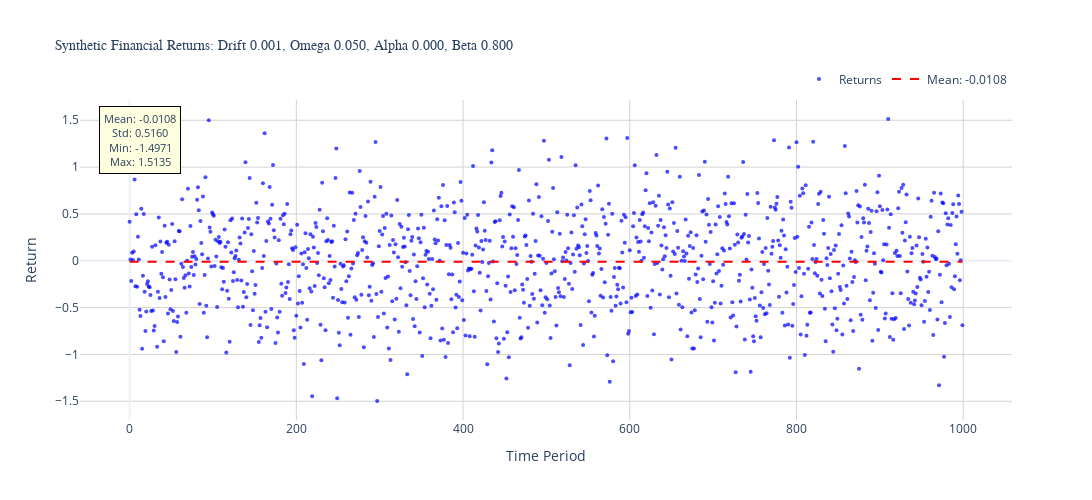

The notebook cell this image was saved under:
### Markdown cell above
#### High beta, low alpha

### Code cell
import plotly.graph_objects as go
import numpy as np

# Create the figure
fig = go.Figure()

# Add scatter plot for returns
fig.add_trace(go.Scatter(
    x=list(range(len(returns))),
    y=returns,
    mode='markers',
    marker=dict(
        size=4,
        opacity=0.7,
        color='blue',
        symbol='circle'
    ),
    name='Returns',
    hovertemplate='Period: %{x}<br>Return: %{y:.4f}<extra></extra>'
))

# Add horizontal line for mean
mean_return = np.mean(returns)
fig.add_trace(go.Scatter(
    x=[0, len(returns)-1],
    y=[mean_return, mean_return],
    mode='lines',
    line=dict(color='red', dash='dash', width=2),
    name=f'Mean: {mean_return:.4f}',
    hovertemplate='Mean Return: %{y:.4f}<extra></extra>'
))

# Update layout
fig.update_layout(
    title=dict(
        text=f'Synthetic Financial Returns: Drift {mu:.3f}, Omega {omega:.3f}, Alpha {alpha:.3f}, Beta {beta:.3f}',
        font=dict(size=14, family='Arial')
    ),
    xaxis_title='Time Period',
    yaxis_title='Return',
    hovermode='x unified',
    template='plotly_white',
    showlegend=True,
    width=1200,
    height=500,
    legend=dict(
        orientation='h',
        yanchor='bottom',
        y=1.02,
        xanchor='right',
        x=1
    )
)

# Add grid
fig.update_xaxes(showgrid=True, gridwidth=1, gridcolor='LightGray')
fig.update_yaxes(showgrid=True, gridwidth=1, gridcolor='LightGray')

# Add annotation for statistics
fig.add_annotation(
    xref='paper', yref='paper',
    x=0.02, y=0.98,
    text=f'Mean: {mean_return:.4f}<br>Std: {np.std(returns):.4f}<br>Min: {np.min(returns):.4f}<br>Max: {np.max(returns):.4f}',
    showarrow=False,
    font=dict(size=11),
    bgcolor='lightyellow',
    bordercolor='black',
    borderwidth=1,
    borderpad=4
)

fig.show()

### Figure 1 — Plotly figure (JSON) as saved in the notebook; plotly's stock layout.template omitted (floating-point values rounded to 4 significant figures; data arrays with more than 128 entries replaced by an {"elided": "..."} marker saying what was removed)
{"data": [{"hovertemplate": "Period: %{x}<br>Return: %{y:.4f}<extra></extra>", "marker": {"color": "blue", "opacity": 0.7, "size": 4, "symbol": "circle"}, "mode": "markers", "name": "Returns", "type": "scatter", "x": {"elided": "1000 int values"}, "y": {"elided": "1000 float values"}}, {"hovertemplate": "Mean Return: %{y:.4f}<extra></extra>", "line": {"color": "red", "dash": "dash", "width": 2}, "mode": "lines", "name": "Mean: -0.0108", "type": "scatter", "x": [0, 999], "y": [-0.01083, -0.01083]}], "layout": {"annotations": [{"bgcolor": "lightyellow", "bordercolor": "black", "borderpad": 4, "borderwidth": 1, "font": {"size": 11}, "showarrow": false, "text": "Mean: -0.0108<br>Std: 0.5160<br>Min: -1.4971<br>Max: 1.5135", "x": 0.02, "xref": "paper", "y": 0.98, "yref": "paper"}], "height": 500, "hovermode": "x unified", "legend": {"orientation": "h", "x": 1, "xanchor": "right", "y": 1.02, "yanchor": "bottom"}, "showlegend": true, "title": {"font": {"family": "Arial", "size": 14}, "text": "Synthetic Financial Returns: Drift 0.001, Omega 0.050, Alpha 0.000, Beta 0.800"}, "width": 1200, "xaxis": {"gridcolor": "LightGray", "gridwidth": 1, "showgrid": true, "title": {"text": "Time Period"}}, "yaxis": {"gridcolor": "LightGray", "gridwidth": 1, "showgrid": true, "title": {"text": "Return"}}}}
